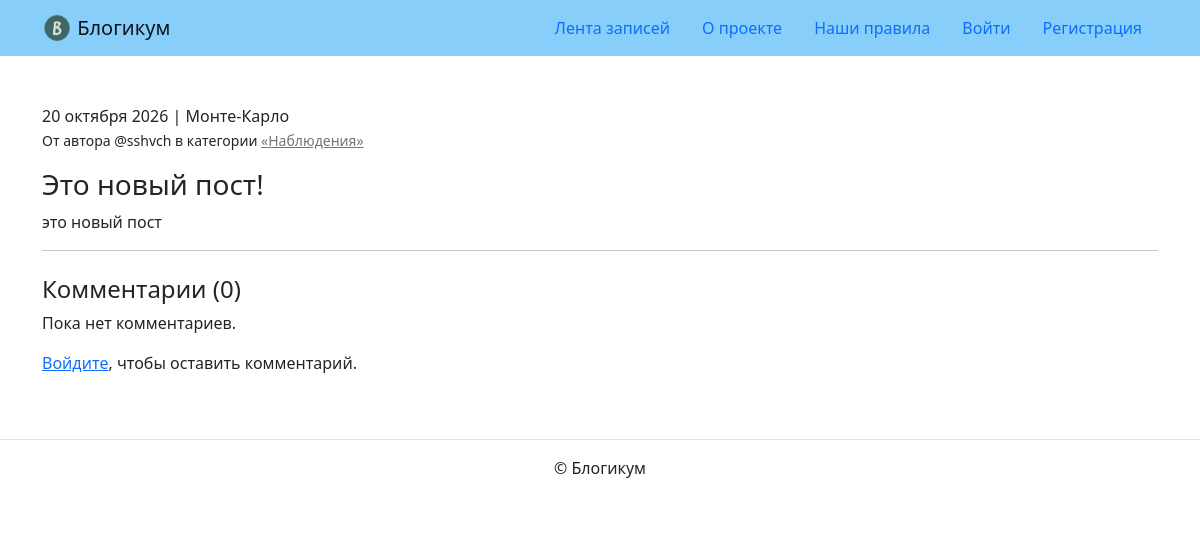
The page /posts/40/ on the database its author committed.
### blog/models.py (models this page shows)
class Post(models.Model):
    image = models.ImageField(
        "Изображение",
        upload_to="post_images/",
        blank=True,
    )
    title = models.CharField(
        "Заголовок",
        max_length=256,
        blank=False,
    )
    text = models.TextField(
        "Текст",
        blank=False,
    )
    pub_date = models.DateTimeField(
        "Дата и время публикации",
        blank=False,
        help_text=(
            "Если установить дату и время в будущем — можно делать "
            "отложенные публикации."
        ),
    )
    author = models.ForeignKey(
        User,
        on_delete=models.CASCADE,
        verbose_name="Автор публикации",
        blank=False,
    )
    location = models.ForeignKey(
        Location,
        on_delete=models.SET_NULL,
        verbose_name="Местоположение",
        null=True,
        blank=True,
    )
    category = models.ForeignKey(
        Category,
        on_delete=models.SET_NULL,
        verbose_name="Категория",
        null=True,
        blank=False,
    )
    is_published = models.BooleanField(
        "Опубликовано",
        default=True,
        blank=False,
        help_text="Снимите галочку, чтобы скрыть публикацию.",
    )
    created_at = models.DateTimeField(
        "Добавлено",
        auto_now_add=True,
        blank=False,
    )
    class Meta:
        verbose_name = "публикация"
        verbose_name_plural = "Публикации"

class Location(models.Model):
    name = models.CharField(
        "Название места",
        max_length=256,
        blank=False,
    )
    is_published = models.BooleanField(
        "Опубликовано",
        default=True,
        blank=False,
        help_text="Снимите галочку, чтобы скрыть публикацию.",
    )
    created_at = models.DateTimeField(
        "Добавлено",
        auto_now_add=True,
        blank=False,
    )
    class Meta:
        verbose_name = "местоположение"
        verbose_name_plural = "Местоположения"

class Category(models.Model):
    title = models.CharField(
        "Заголовок",
        max_length=256,
        blank=False,
    )
    description = models.TextField(
        "Описание",
        blank=False,
    )
    slug = models.SlugField(
        "Идентификатор",
        unique=True,
        blank=False,
        help_text=(
            "Идентификатор страницы для URL; разрешены символы латиницы, "
            "цифры, дефис и подчёркивание."
        ),
    )
    is_published = models.BooleanField(
        "Опубликовано",
        default=True,
        blank=False,
        help_text="Снимите галочку, чтобы скрыть публикацию.",
    )
    created_at = models.DateTimeField(
        "Добавлено",
        auto_now_add=True,
        blank=False,
    )
    class Meta:
        verbose_name = "категория"
        verbose_name_plural = "Категории"

### blog/views.py (the view)
def post_detail(request, id):
    post = get_object_or_404(Post, pk=id)
    if request.user != post.author:
        if (
            not post.is_published
            or post.pub_date > timezone.now()
            or not post.category.is_published
        ):
            raise Http404("Пост не найден")
    comments = post.comments.all()
    form = CommentForm()
    context = {
        "post": post,
        "comments": comments,
        "form": form,
    }
    return render(request, "blog/detail.html", context)

### templates/blog/detail.html (shortened to what this page needs)
{% extends "base.html" %}
{% load django_bootstrap5 %}
{% block content %}
  {% if view.kwargs.post_id and not view.kwargs.comment_id and '/delete/' in request.path %}
    <div class="card col-6 mt-4 border-danger">
      <div class="card-header bg-danger text-white">Удаление публикации</div>
      <div class="card-body">
        <h5>Вы уверены, что хотите удалить пост «{{ post.title }}»?</h5>
        <form method="post">
          {% csrf_token %}
          <button type="submit" class="btn btn-danger">Да, удалить</button>
          <a href="{% url 'blog:post_detail' post.id %}" class="btn btn-secondary">Отмена</a>
        </form>
      </div>
    </div>
  {% else %}
    <article>
      <p>{{ post.pub_date|date:"d E Y" }} | {% if post.location and post.location.is_published %}{{ post.location.name }}{% else %}Планета Земля{% endif %}<br>
        <small>От автора @{{ post.author.username }} в категории {% include "includes/category_link.html" %}</small></p>
      <h3>{{ post.title }}</h3>
      <p>{{ post.text|linebreaksbr }}</p>
    </article>
    <hr>
    <h4 class="mt-4">Комментарии ({{ post.comments.count }})</h4>
    {% for comment in comments %}
      <div class="card mb-2 col-8">
        <div class="card-body">
          <h6 class="card-subtitle mb-2 text-muted">
            <b>{{ comment.author.username }}</b> | {{ comment.created_at|date:"d E Y H:i" }}
          </h6>
          {% if view.kwargs.comment_id == comment.id and '/edit_comment/' in request.path %}
            <form method="post">
              {% csrf_token %}
              {% bootstrap_form form %}
              {% bootstrap_button button_type="submit" content="Сохранить" %}
              <a href="{% url 'blog:post_detail' post.id %}" class="btn btn-secondary">Отмена</a>
            </form>
          {% elif view.kwargs.comment_id == comment.id and '/delete_comment/' in request.path %}
            <div class="alert alert-danger">
              <p>Вы уверены, что хотите удалить этот комментарий?</p>
              <form method="post">
                {% csrf_token %}
                <button type="submit" class="btn btn-danger btn-sm">Да, удалить</button>
                <a href="{% url 'blog:post_detail' post.id %}" class="btn btn-secondary btn-sm">Отмена</a>
              </form>
            </div>
          {% else %}
            <p class="card-text">{{ comment.text }}</p>
            {% if request.user == comment.author %}
              <small>
                <a href="{% url 'blog:edit_comment' post.id comment.id %}">Редактировать</a> |
                <a href="{% url 'blog:delete_comment' post.id comment.id %}" class="text-danger">Удалить</a>
              </small>
            {% endif %}
          {% endif %}
        </div>
      </div>
    {% empty %}
      <p>Пока нет комментариев.</p>
    {% endfor %}
    {% if user.is_authenticated %}
      <div class="card mt-4 col-6">
        <div class="card-body">
          <h5 class="card-title">Оставить комментарий</h5>
          <form method="post" action="{% url 'blog:add_comment' post.id %}">
            {% csrf_token %}
            {% bootstrap_form form %}
            {% bootstrap_button button_type="submit" content="Отправить" %}
          </form>
        </div>
      </div>
    {% else %}
      <p><a href="{% url 'login' %}">Войдите</a>, чтобы оставить комментарий.</p>
    {% endif %}
  {% endif %}
{% endblock %}

### templates/includes/category_link.html
<a class="text-muted" href="{% url 'blog:category_posts' post.category.slug %}">
  «{{ post.category.title }}»
</a>

### rows shown on the page
Post: pub_date "20 октября 2026", location.name "Монте-Карло", author.username "sshvch", category "Наблюдения", title "Это новый пост!", text "это новый пост", comments.count "0"
